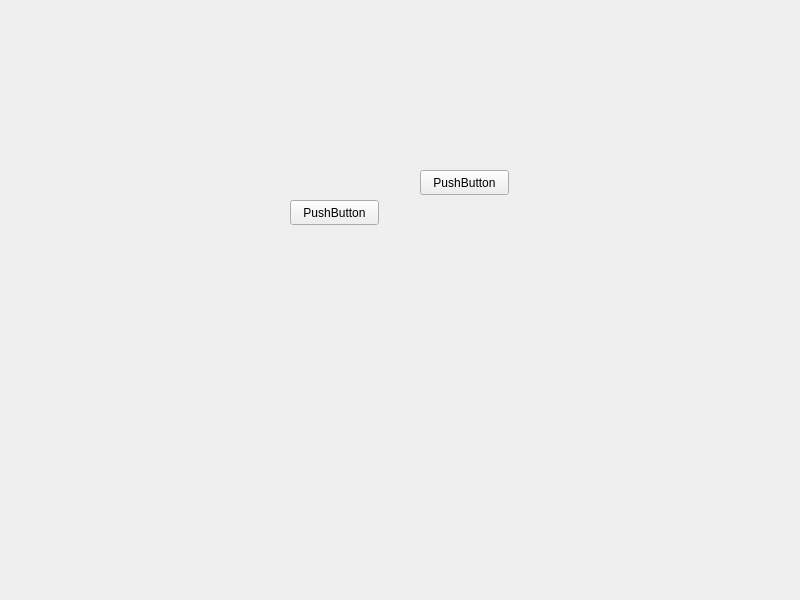
<?xml version="1.0" encoding="UTF-8"?>
<ui version="4.0">
 <class>Widget</class>
 <widget class="QWidget" name="Widget">
  <property name="geometry">
   <rect>
    <x>0</x>
    <y>0</y>
    <width>800</width>
    <height>600</height>
   </rect>
  </property>
  <property name="windowTitle">
   <string>Widget</string>
  </property>
  <widget class="QPushButton" name="pushButton">
   <property name="geometry">
    <rect>
     <x>420</x>
     <y>170</y>
     <width>89</width>
     <height>25</height>
    </rect>
   </property>
   <property name="text">
    <string>PushButton</string>
   </property>
  </widget>
  <widget class="QPushButton" name="pushButton_2">
   <property name="geometry">
    <rect>
     <x>290</x>
     <y>200</y>
     <width>89</width>
     <height>25</height>
    </rect>
   </property>
   <property name="text">
    <string>PushButton</string>
   </property>
  </widget>
 </widget>
 <resources/>
 <connections/>
</ui>
